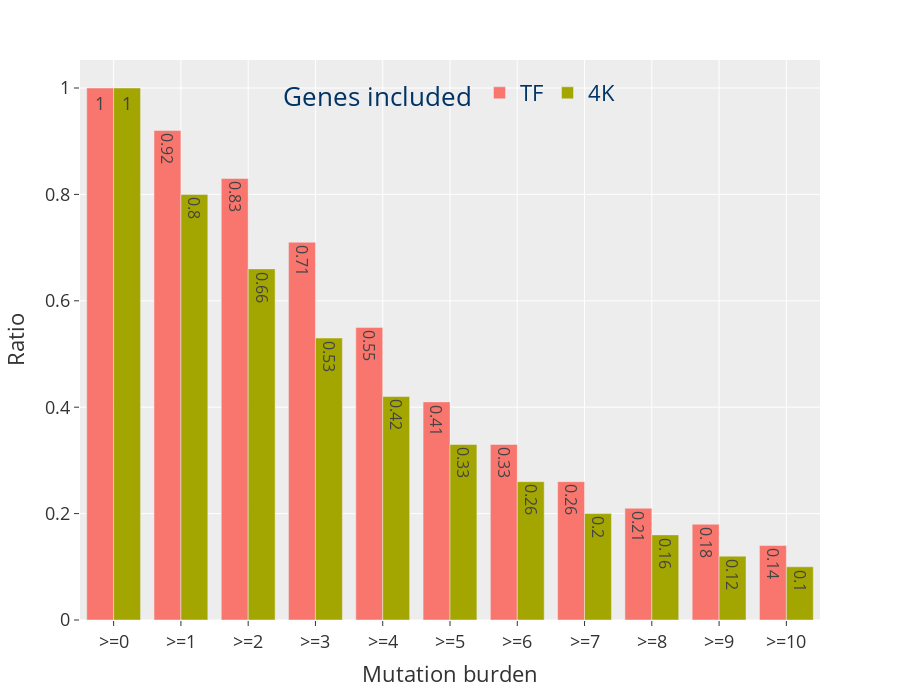

Here is the notebook cell this chart was saved with:
### Code cell
mut_tf = all_df[(all_df.index.str.contains("TF")) & (all_df["Type"] == "4K")]
mut_tf["Prct"] = round(mut_tf["Num"] / 265, 2)

sel_4k_df = all_df[(~all_df.index.str.contains("TF")) & (all_df["Type"] == "4K")]
sel_4k_df["Prct"] = round(sel_4k_df["Num"] / 4000, 2)

comb_df = pd.concat([mut_tf, sel_4k_df], axis=0).reset_index(names="Gene Type")
comb_df.loc[comb_df["Gene Type"] == "Mut", "Gene Type"] = "4K"
comb_df.loc[comb_df["Gene Type"] == "Mut_TF", "Gene Type"] = "TF"

fig = px.bar(
    comb_df,
    x="Burden",
    # y="Prct",
    y="Prct",
    color="Gene Type",
    barmode="group",
    text_auto=True,
    height=700,
)

fig = fig.update_layout(
    title="",
    legend=dict(
        orientation="h",
        title="Genes included",
        yanchor="bottom",
        xanchor="center",
        y=0.9,
        x=0.5,
        bgcolor="rgba(0,0,0,0)",
        font=dict(size=22, color="#003366"),
    ),
    xaxis=dict(tickfont=dict(size=18), title="Mutation burden"),
    yaxis=dict(tickfont=dict(size=18), title="Ratio"),
    font=dict(size=18),
)
fig.show()
save_fig(name="MutTF_representation_4K_TF_prct", fig=fig, base_path=figures_path, width=1400, height=500, margin=0.02)

### Figure 1 — Plotly figure (JSON) as saved in the notebook; plotly's stock layout.template omitted (floating-point values rounded to 4 significant figures)
{"data": [{"alignmentgroup": "True", "hovertemplate": "Gene Type=TF<br>Burden=%{x}<br>Prct=%{y}<extra></extra>", "legendgroup": "TF", "marker": {"color": "#F8766D", "pattern": {"shape": ""}}, "name": "TF", "offsetgroup": "TF", "orientation": "v", "showlegend": true, "textposition": "auto", "texttemplate": "%{y}", "type": "bar", "x": [">=0", ">=1", ">=2", ">=3", ">=4", ">=5", ">=6", ">=7", ">=8", ">=9", ">=10"], "xaxis": "x", "y": [1, 0.92, 0.83, 0.71, 0.55, 0.41, 0.33, 0.26, 0.21, 0.18, 0.14], "yaxis": "y"}, {"alignmentgroup": "True", "hovertemplate": "Gene Type=4K<br>Burden=%{x}<br>Prct=%{y}<extra></extra>", "legendgroup": "4K", "marker": {"color": "#A3A500", "pattern": {"shape": ""}}, "name": "4K", "offsetgroup": "4K", "orientation": "v", "showlegend": true, "textposition": "auto", "texttemplate": "%{y}", "type": "bar", "x": [">=0", ">=1", ">=2", ">=3", ">=4", ">=5", ">=6", ">=7", ">=8", ">=9", ">=10"], "xaxis": "x", "y": [1, 0.8, 0.66, 0.53, 0.42, 0.33, 0.26, 0.2, 0.16, 0.12, 0.1], "yaxis": "y"}], "layout": {"barmode": "group", "font": {"size": 18}, "height": 700, "legend": {"bgcolor": "rgba(0,0,0,0)", "font": {"color": "#003366", "size": 22}, "orientation": "h", "title": {"text": "Genes included"}, "tracegroupgap": 0, "x": 0.5, "xanchor": "center", "y": 0.9, "yanchor": "bottom"}, "margin": {"t": 60}, "title": {"text": ""}, "xaxis": {"anchor": "y", "domain": [0, 1], "tickfont": {"size": 18}, "title": {"text": "Mutation burden"}}, "yaxis": {"anchor": "x", "domain": [0, 1], "tickfont": {"size": 18}, "title": {"text": "Ratio"}}}}
